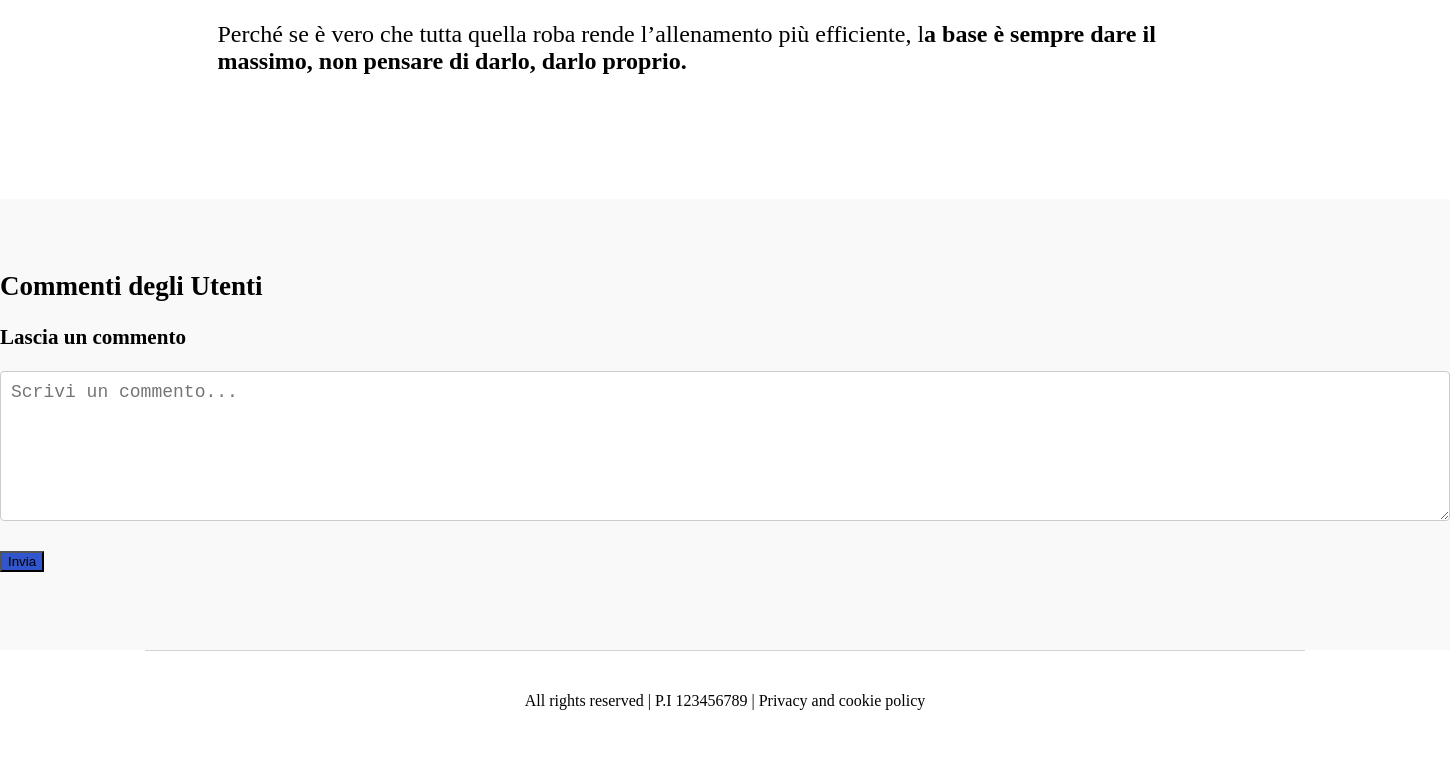
/php/article/article.php?id=30 (lower part), run on an earlier commit of the app's database.
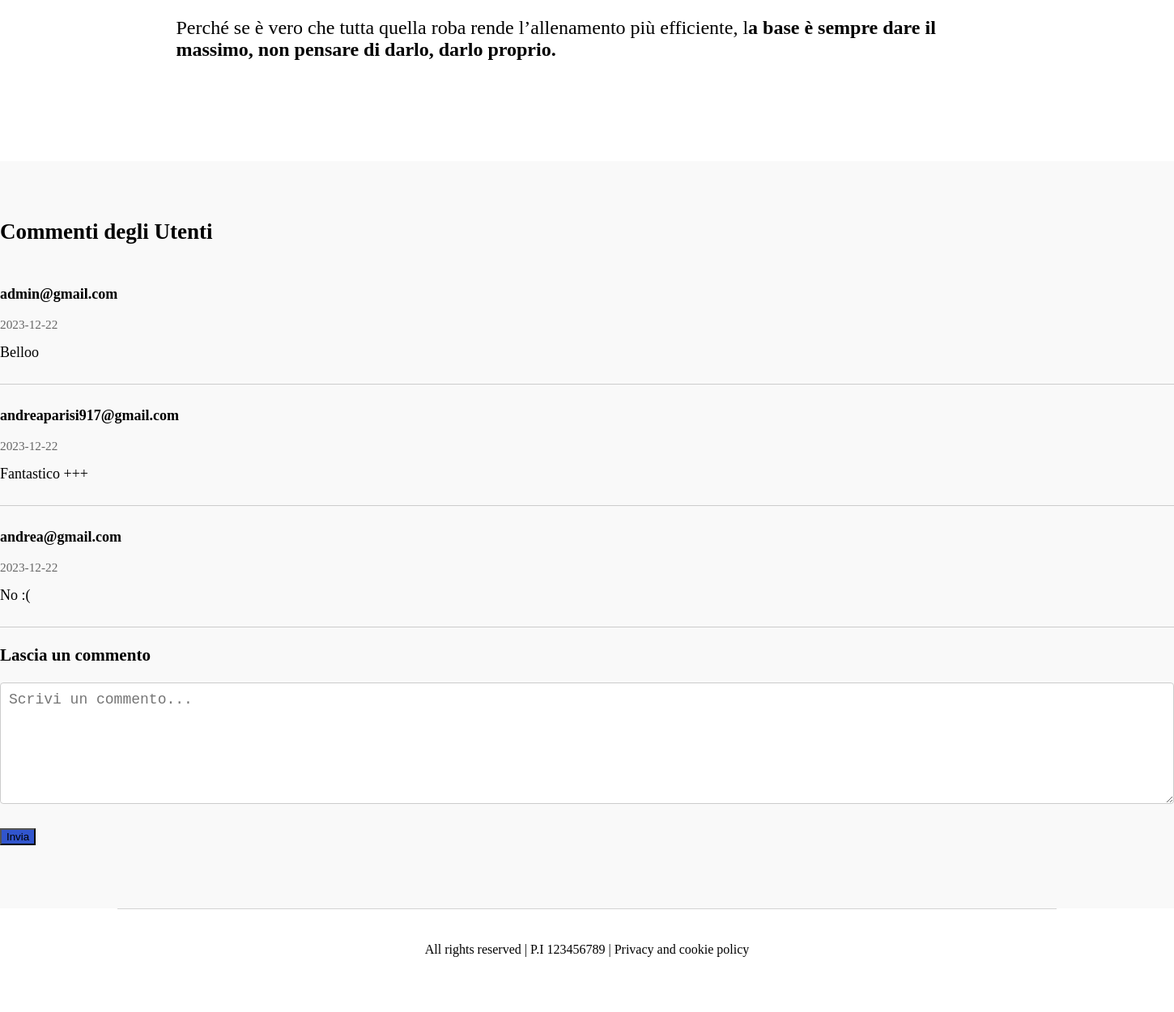
And on a later commit of the database.
### tables this page shows
CREATE TABLE `commenti` (
  `id_commento` int(4) NOT NULL,
  `articolo` int(4) NOT NULL,
  `utente` varchar(100) NOT NULL,
  `testo` varchar(1000) NOT NULL,
  `data_inserimento` date NOT NULL DEFAULT current_timestamp()
);

### php/utility/query.php (called while the page is built, shortened)
<?php
require_once '../utility/utils.php';
function genericSelect($table, $select_Columns, $where, $toBind, $con)
{
    $query = "SELECT " . implode(", ", $select_Columns) . " FROM " . $table;
    $query = isset($where) ? ($query . " WHERE " . $where) : $query;
    $stmt = mysqli_prepare($con, $query);
    if (!empty($toBind)) {
        $values = array_values($toBind);
        $types = getTypes($values);
        check_mysqliFunction(mysqli_stmt_bind_param($stmt, $types, ...$values), $con, 'bind', $query);
    }
    check_mysqliFunction(mysqli_stmt_execute($stmt), $con, 'execute', $query);
    $result = mysqli_stmt_get_result($stmt);
    if ($result && mysqli_num_rows($result) > 0) {
        $rows = [];
        while ($row = mysqli_fetch_array($result)) {
            $rows[] = $row;
        }
        if (count($rows) == 1)
            return $rows[0];
        else return $rows;
    }
    return null;
}

### php/utility/utils.php (called while the page is built, shortened)
<?php
function getTypes($valori){
    $tipi = '';
    foreach ($valori as $valore) {
        if (is_int($valore)) {
            $tipi .= 'i';
        } elseif (is_float($valore)) {
            $tipi .= 'd';
        } elseif (is_bool($valore)) {
            $tipi .= 'i';
        } else {
            $tipi .= 's';
        }
    }
    return $tipi;
}
?>

### php/article/article.php (the view, shortened to what this page needs)
<?php
require_once "../structure/header.php";
if (isset($_GET['id'])) {
    $articleId = $_GET['id'];
    if ($article = genericSelect("articoli", ['title', 'article'], "articleNum=?", [$articleId], $con)) {
        $title = $article['title'];
        $content = $article['article'];
        echo
        "<div class=\"article\">" .
            "<input hidden type=\"text\" id=\"sectionTitle\" value=\"" . $title . "\">" .
            "<div class=\"articleText\">" . $content . "</div>";
        require_once "../article/comment.php";
        echo "</div>";
    }
} else {
    $_SESSION["error_message"] = "Impossibile caricare correttamente la pagina.";
    header("Location: ../structure/index.php");
}
require_once "../structure/footer.php";
?>

### php/article/comment.php (shortened to what this page needs)
<div class="comments-section">
  <h2>Commenti degli Utenti</h2>
  <div class="comments-container">
    <?php
    $comments = genericSelect("commenti", ['*'], "articolo=?", [$_GET['id']], $con);
    if (isset($comments)) {
      foreach ($comments as $comment) {
        echo
        "<div class=\"commentSect\">
                <div class=\"comment\">
                <p class=\"comment-author\">" . $comment['utente'] . "</p>
                <p class=\"comment-date\">" . $comment['data_inserimento'] . "</p>
                <p class=\"comment-body\">" . $comment['testo'] . "</p>" .
          "</div>";
        echo "</div>";
      }
    }
    ?>
  </div>
  <div class="comment-form">
    <h3>Lascia un commento</h3>
    <form id="commentForm" action="../article/addComment.php" method="post">
      <textarea id="comment" name="comment" placeholder="Scrivi un commento..." required></textarea>
      <button type="submit" id="submit_button">Invia</button>
    </form>
  </div>
</div>

What changed in the data, as far as the page shows it:
added commenti: utente "admin@gmail.com", data_inserimento "2023-12-22", testo "Belloo"
added commenti: utente "andreaparisi917@gmail.com", data_inserimento "2023-12-22", testo "Fantastico +++"
added commenti: utente "andrea@gmail.com", data_inserimento "2023-12-22", testo "No :("
